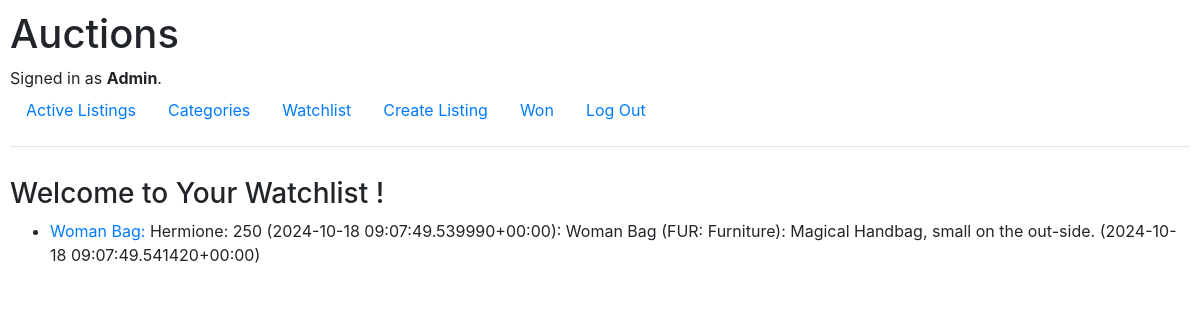
/watchlist/ (signed in), run on the app's committed database.
### auctions/models.py (models this page shows, shortened)
class User(AbstractUser):
    pass

class Watchlist(models.Model):
    user = models.ForeignKey(User, on_delete=models.CASCADE, related_name="watch_user_ref")
    auction = models.ForeignKey(AuctionListing, on_delete=models.CASCADE, related_name="watch_listing_ref")
    state = models.BooleanField(default=False)

class AuctionListing(models.Model):
    product = models.ForeignKey(Product, on_delete=models.CASCADE, related_name="listing_product_ref", null=True, blank=True)
    bid = models.ForeignKey(Bid, on_delete=models.SET_NULL, related_name="bid_ref", null=True, blank=True)
    date = models.DateTimeField(auto_now_add=True)
    active = models.BooleanField(default=True)
    comment = models.ManyToManyField(Comment, blank=True, related_name="comment_auction_ref")
    def __str__(self):
        return f"{self.bid}: {self.product} ({self.date})"

class Product(models.Model):
    user = models.ForeignKey(User, on_delete=models.CASCADE, related_name="product_user", null=True, blank=True)
    name = models.CharField(max_length=64)
    category = models.ForeignKey(Category, on_delete=models.CASCADE, related_name="category_ref")
    description = models.TextField()
    initial_price = models.IntegerField(default=1)
    picture = models.CharField(max_length=128, blank=True, null=True)
    def __str__(self):
        return f"{self.name} ({self.category}): {self.description}"

class Bid(models.Model):
    user = models.ForeignKey(User, on_delete=models.CASCADE, related_name="bid_user")
    product = models.ForeignKey(Product, on_delete=models.CASCADE, related_name="bid_product_ref")
    owner = models.BooleanField(default=False)
    amount = models.IntegerField()
    time = models.DateTimeField(auto_now_add=True)
    def __str__(self):
        return f"{self.user}: {self.amount} ({self.time})"

class Category(models.Model):
    code = models.CharField(max_length=10)
    details = models.CharField(max_length=64)
    def __str__(self):
        return f"{self.code}: {self.details}"

### auctions/views.py (the view)
# urls.py: path("watchlist/", views.watchlist, name="watchlist"),
@login_required
def watchlist(request):
    current_user_id = request.user.id
    watchlist = Watchlist.objects.filter(user=current_user_id)
    return render(request, "auctions/watchlist.html", {
        "watchlist": watchlist
    })

### auctions/templates/auctions/watchlist.html
{% extends "auctions/layout.html" %}
{% load static %}
{% block body %}
<h3>Welcome to Your Watchlist <b>{{ watchlist.user }}</b> !</h3>
<ul>
  {% for item in watchlist %}
  <li><a href="{% url 'page' item.auction.id%}">{{ item.auction.product.name }}: </a>{{ item.auction }}</li>
  {% empty %}
  <li>No items.</li>
  {% endfor %}
</ul>
{% endblock %}

### auctions/templates/auctions/layout.html (shortened to what this page needs)
{% load static %}
<!DOCTYPE html>
<html lang="en">
    <head>
        <link rel="stylesheet" href="https://stackpath.bootstrapcdn.com/bootstrap/4.4.1/css/bootstrap.min.css">
        <link href="{% static 'auctions/styles.css' %}" rel="stylesheet">
    </head>
    <body>
        <h1>Auctions</h1>
        <div>
            {% if user.is_authenticated %}
                Signed in as <strong>{{ user.username }}</strong>.
            {% else %}
                Not signed in.
            {% endif %}
        </div>
        <ul class="nav">
            <li class="nav-item">
                <a class="nav-link" href="{% url 'index' %}">Active Listings</a>
            </li>
            {% if user.is_authenticated %}
                <li class="nav-item">
                  <a class="nav-link" href="{% url 'categories' %}">Categories</a>
                </li>
                <li class="nav-item">
                  <a class="nav-link" href="{% url 'watchlist' %}">Watchlist</a>
                </li>
                <li class="nav-item">
                  <a class="nav-link" href="{% url 'create' %}">Create Listing</a>
                </li>
                <li class="nav-item">
                  <a class="nav-link" href="{% url 'won' %}">Won</a>
                </li>
                <li class="nav-item">
                    <a class="nav-link" href="{% url 'logout' %}">Log Out</a>
                </li>
            {% endif %}
        </ul>
        <hr>
        {% block body %}
        {% endblock %}
    </body>
</html>

### auctions/static/auctions/styles.css (style rules this page uses)
body { padding: 10px; }
h3 { margin-top: 30px; }

### data on the page
User: username "Admin"
Watchlist: auction.product.name "Woman Bag", auction "Hermione: 250 (2024-10-18 09:07:49.539990+00:00): Woman Bag (FUR: Furniture): Magical Handbag, small on the out-side. (2024-10-18 09:07:49.541420+00:00)"
